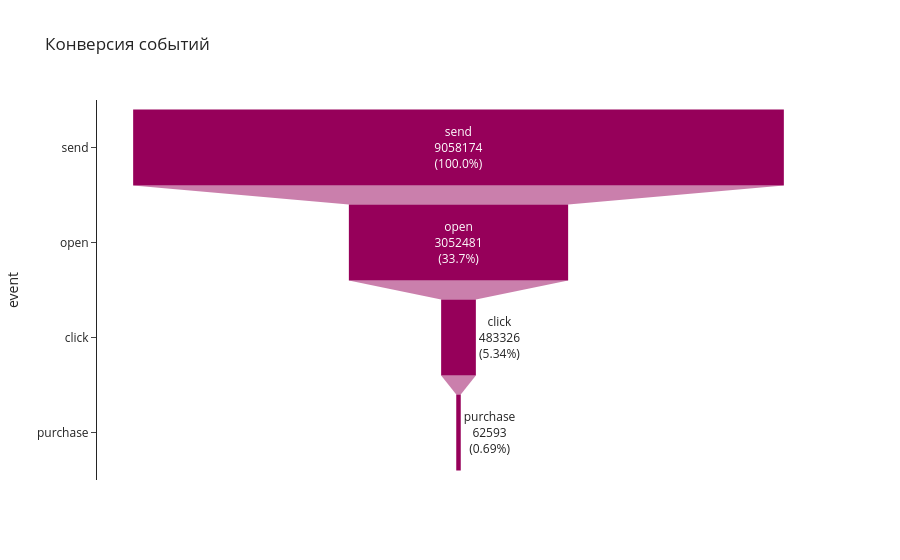

The code cell stored with this chart in its notebook:
### Code cell
def visualize_conversion(df):
    max_count = df['count'].max()  # Получаем максимальное количество событий
    
    # Добавляем столбец с процентами от максимального значения
    df['percent'] = round((df['count'] / max_count * 100), 2).astype(str) + '%'
    
    # Создаем график типа funnel
    fig = px.funnel(df, x='count', y='event',
                    title="Конверсия событий",
                    labels={'count': 'Количество событий'},
                    color_discrete_sequence=px.colors.sequential.Rainbow,
                    template='simple_white')
    
    # Обновляем подписи на графике, добавив проценты
    fig.update_traces(texttemplate='%{label}<br>%{value:.0f}<br>(%{customdata})', customdata=df['percent'])
    
    # Отображаем графически
    fig.show()

# Применяем функцию к вашему датасету
visualize_conversion(df_apparel_messages_events_filtered)

### Figure 1 — Plotly figure (JSON) as saved in the notebook; plotly's stock layout.template omitted (floating-point values rounded to 4 significant figures)
{"data": [{"customdata": ["100.0%", "33.7%", "5.34%", "0.69%"], "hovertemplate": "Количество событий=%{x}<br>event=%{y}<extra></extra>", "legendgroup": "", "marker": {"color": "rgb(150,0,90)"}, "name": "", "orientation": "h", "showlegend": false, "texttemplate": "%{label}<br>%{value:.0f}<br>(%{customdata})", "type": "funnel", "x": [9058174, 3052481, 483326, 62593], "xaxis": "x", "y": ["send", "open", "click", "purchase"], "yaxis": "y"}], "layout": {"legend": {"tracegroupgap": 0}, "title": {"text": "Конверсия событий"}, "xaxis": {"anchor": "y", "domain": [0, 1], "title": {"text": "Количество событий"}}, "yaxis": {"anchor": "x", "domain": [0, 1], "title": {"text": "event"}}}}
